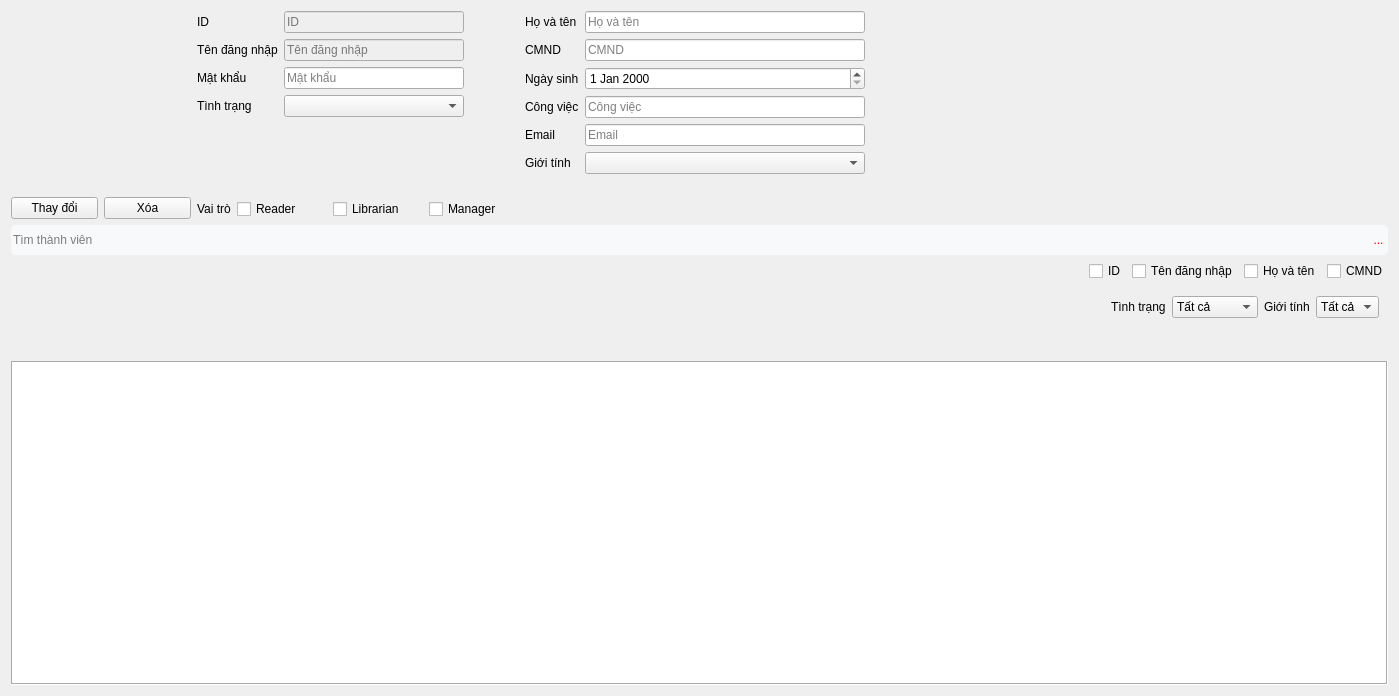
        <widget class="QWidget" name="thanhVienPage">
         <property name="geometry">
          <rect>
           <x>0</x>
           <y>0</y>
           <width>1399</width>
           <height>696</height>
          </rect>
         </property>
         <attribute name="icon">
          <iconset resource="resources.qrc">
           <normaloff>:/media/icons/madebyoliver/user-5.png</normaloff>:/media/icons/madebyoliver/user-5.png</iconset>
         </attribute>
         <attribute name="label">
          <string>Danh sách thành viên</string>
         </attribute>
         <layout class="QVBoxLayout" name="verticalLayout_34">
          <item>
           <layout class="QHBoxLayout" name="horizontalLayout_24">
            <item>
             <layout class="QHBoxLayout" name="horizontalLayout_23">
              <item>
               <layout class="QVBoxLayout" name="verticalLayout_33">
                <item>
                 <widget class="QLabel" name="avatar">
                  <property name="sizePolicy">
                   <sizepolicy hsizetype="Fixed" vsizetype="Fixed">
                    <horstretch>0</horstretch>
                    <verstretch>0</verstretch>
                   </sizepolicy>
                  </property>
                  <property name="minimumSize">
                   <size>
                    <width>180</width>
                    <height>180</height>
                   </size>
                  </property>
                  <property name="maximumSize">
                   <size>
                    <width>180</width>
                    <height>180</height>
                   </size>
                  </property>
                  <property name="text">
                   <string/>
                  </property>
                 </widget>
                </item>
                <item>
                 <layout class="QHBoxLayout" name="horizontalLayout_20">
                  <item>
                   <widget class="QPushButton" name="thayDoiButton">
                    <property name="text">
                     <string>Thay đổi</string>
                    </property>
                   </widget>
                  </item>
                  <item>
                   <widget class="QPushButton" name="xoaButton">
                    <property name="text">
                     <string>Xóa</string>
                    </property>
                   </widget>
                  </item>
                 </layout>
                </item>
               </layout>
              </item>
              <item>
               <layout class="QHBoxLayout" name="horizontalLayout_18">
                <item>
                 <layout class="QVBoxLayout" name="verticalLayout_32">
                  <item>
                   <layout class="QFormLayout" name="formLayout">
                    <item row="0" column="0">
                     <widget class="QLabel" name="label_11">
                      <property name="text">
                       <string>ID</string>
                      </property>
                     </widget>
                    </item>
                    <item row="0" column="1">
                     <widget class="QLineEdit" name="id">
                      <property name="enabled">
                       <bool>false</bool>
                      </property>
                      <property name="sizePolicy">
                       <sizepolicy hsizetype="Fixed" vsizetype="Fixed">
                        <horstretch>0</horstretch>
                        <verstretch>0</verstretch>
                       </sizepolicy>
                      </property>
                      <property name="minimumSize">
                       <size>
                        <width>180</width>
                        <height>0</height>
                       </size>
                      </property>
                      <property name="placeholderText">
                       <string>ID</string>
                      </property>
                     </widget>
                    </item>
                    <item row="1" column="0">
                     <widget class="QLabel" name="label">
                      <property name="text">
                       <string>Tên đăng nhập</string>
                      </property>
                     </widget>
                    </item>
                    <item row="1" column="1">
                     <widget class="QLineEdit" name="tenDangNhap">
                      <property name="enabled">
                       <bool>false</bool>
                      </property>
                      <property name="sizePolicy">
                       <sizepolicy hsizetype="Fixed" vsizetype="Fixed">
                        <horstretch>0</horstretch>
                        <verstretch>0</verstretch>
                       </sizepolicy>
                      </property>
                      <property name="minimumSize">
                       <size>
                        <width>180</width>
                        <height>0</height>
                       </size>
                      </property>
                      <property name="placeholderText">
                       <string>Tên đăng nhập</string>
                      </property>
                     </widget>
                    </item>
                    <item row="2" column="0">
                     <widget class="QLabel" name="label_2">
                      <property name="text">
                       <string>Mật khẩu</string>
                      </property>
                     </widget>
                    </item>
                    <item row="2" column="1">
                     <widget class="QLineEdit" name="matKhau">
                      <property name="sizePolicy">
                       <sizepolicy hsizetype="Fixed" vsizetype="Fixed">
                        <horstretch>0</horstretch>
                        <verstretch>0</verstretch>
                       </sizepolicy>
                      </property>
                      <property name="minimumSize">
                       <size>
                        <width>180</width>
                        <height>0</height>
                       </size>
                      </property>
                      <property name="text">
                       <string/>
                      </property>
                      <property name="echoMode">
                       <enum>QLineEdit::Password</enum>
                      </property>
                      <property name="placeholderText">
                       <string>Mật khẩu</string>
                      </property>
                      <property name="clearButtonEnabled">
                       <bool>true</bool>
                      </property>
                     </widget>
                    </item>
                    <item row="3" column="0">
                     <widget class="QLabel" name="label_4">
                      <property name="text">
                       <string>Tình trạng</string>
                      </property>
                     </widget>
                    </item>
                    <item row="3" column="1">
                     <widget class="QComboBox" name="tinhTrang">
                      <property name="sizePolicy">
                       <sizepolicy hsizetype="Fixed" vsizetype="Fixed">
                        <horstretch>0</horstretch>
                        <verstretch>0</verstretch>
                       </sizepolicy>
                      </property>
                      <property name="minimumSize">
                       <size>
                        <width>180</width>
                        <height>0</height>
                       </size>
                      </property>
                     </widget>
                    </item>
                   </layout>
                  </item>
                  <item>
                   <layout class="QHBoxLayout" name="horizontalLayout_19">
                    <property name="bottomMargin">
                     <number>0</number>
                    </property>
                    <item>
                     <widget class="QLabel" name="label_10">
                      <property name="text">
                       <string>Vai trò</string>
                      </property>
                     </widget>
                    </item>
                    <item>
                     <spacer name="horizontalSpacer_12">
                      <property name="orientation">
                       <enum>Qt::Horizontal</enum>
                      </property>
                      <property name="sizeHint" stdset="0">
                       <size>
                        <width>0</width>
                        <height>20</height>
                       </size>
                      </property>
                     </spacer>
                    </item>
                    <item>
                     <widget class="QCheckBox" name="reader">
                      <property name="minimumSize">
                       <size>
                        <width>90</width>
                        <height>0</height>
                       </size>
                      </property>
                      <property name="text">
                       <string>Reader</string>
                      </property>
                     </widget>
                    </item>
                    <item>
                     <widget class="QCheckBox" name="librarian">
                      <property name="minimumSize">
                       <size>
                        <width>90</width>
                        <height>0</height>
                       </size>
                      </property>
                      <property name="text">
                       <string>Librarian</string>
                      </property>
                     </widget>
                    </item>
                    <item>
                     <widget class="QCheckBox" name="manager">
                      <property name="minimumSize">
                       <size>
                        <width>90</width>
                        <height>0</height>
                       </size>
                      </property>
                      <property name="text">
                       <string>Manager</string>
                      </property>
                     </widget>
                    </item>
                   </layout>
                  </item>
                 </layout>
                </item>
                <item>
                 <layout class="QFormLayout" name="formLayout_3">
                  <item row="0" column="0">
                   <widget class="QLabel" name="label_6">
                    <property name="text">
                     <string>Họ và tên</string>
                    </property>
                   </widget>
                  </item>
                  <item row="0" column="1">
                   <widget class="QLineEdit" name="hoVaTen">
                    <property name="sizePolicy">
                     <sizepolicy hsizetype="Fixed" vsizetype="Fixed">
                      <horstretch>0</horstretch>
                      <verstretch>0</verstretch>
                     </sizepolicy>
                    </property>
                    <property name="minimumSize">
                     <size>
                      <width>280</width>
                      <height>0</height>
                     </size>
                    </property>
                    <property name="placeholderText">
                     <string>Họ và tên</string>
                    </property>
                   </widget>
                  </item>
                  <item row="1" column="0">
                   <widget class="QLabel" name="label_5">
                    <property name="text">
                     <string>CMND</string>
                    </property>
                   </widget>
                  </item>
                  <item row="1" column="1">
                   <widget class="QLineEdit" name="CMND">
                    <property name="sizePolicy">
                     <sizepolicy hsizetype="Fixed" vsizetype="Fixed">
                      <horstretch>0</horstretch>
                      <verstretch>0</verstretch>
                     </sizepolicy>
                    </property>
                    <property name="minimumSize">
                     <size>
                      <width>280</width>
                      <height>0</height>
                     </size>
                    </property>
                    <property name="placeholderText">
                     <string>CMND</string>
                    </property>
                   </widget>
                  </item>
                  <item row="2" column="0">
                   <widget class="QLabel" name="label_7">
                    <property name="text">
                     <string>Ngày sinh</string>
                    </property>
                   </widget>
                  </item>
                  <item row="2" column="1">
                   <widget class="QDateEdit" name="ngaySinh">
                    <property name="minimumSize">
                     <size>
                      <width>280</width>
                      <height>0</height>
                     </size>
                    </property>
                   </widget>
                  </item>
                  <item row="3" column="0">
                   <widget class="QLabel" name="label_8">
                    <property name="text">
                     <string>Công việc</string>
                    </property>
                   </widget>
                  </item>
                  <item row="3" column="1">
                   <widget class="QLineEdit" name="congViec">
                    <property name="sizePolicy">
                     <sizepolicy hsizetype="Fixed" vsizetype="Fixed">
                      <horstretch>0</horstretch>
                      <verstretch>0</verstretch>
                     </sizepolicy>
                    </property>
                    <property name="minimumSize">
                     <size>
                      <width>280</width>
                      <height>0</height>
                     </size>
                    </property>
                    <property name="placeholderText">
                     <string>Công việc</string>
                    </property>
                   </widget>
                  </item>
                  <item row="4" column="0">
                   <widget class="QLabel" name="label_3">
                    <property name="text">
                     <string>Email</string>
                    </property>
                   </widget>
                  </item>
                  <item row="4" column="1">
                   <widget class="QLineEdit" name="email">
                    <property name="sizePolicy">
                     <sizepolicy hsizetype="Fixed" vsizetype="Fixed">
                      <horstretch>0</horstretch>
                      <verstretch>0</verstretch>
                     </sizepolicy>
                    </property>
                    <property name="minimumSize">
                     <size>
                      <width>280</width>
                      <height>0</height>
                     </size>
                    </property>
                    <property name="placeholderText">
                     <string>Email</string>
                    </property>
                   </widget>
                  </item>
                  <item row="5" column="0">
                   <widget class="QLabel" name="label_9">
                    <property name="text">
                     <string>Giới tính</string>
                    </property>
                   </widget>
                  </item>
                  <item row="5" column="1">
                   <widget class="QComboBox" name="gioiTinh">
                    <property name="sizePolicy">
                     <sizepolicy hsizetype="Fixed" vsizetype="Fixed">
                      <horstretch>0</horstretch>
                      <verstretch>0</verstretch>
                     </sizepolicy>
                    </property>
                    <property name="minimumSize">
                     <size>
                      <width>280</width>
                      <height>0</height>
                     </size>
                    </property>
                   </widget>
                  </item>
                 </layout>
                </item>
               </layout>
              </item>
             </layout>
            </item>
            <item>
             <spacer name="horizontalSpacer_3">
              <property name="orientation">
               <enum>Qt::Horizontal</enum>
              </property>
              <property name="sizeHint" stdset="0">
               <size>
                <width>40</width>
                <height>20</height>
               </size>
              </property>
             </spacer>
            </item>
           </layout>
          </item>
          <item>
           <layout class="QVBoxLayout" name="verticalLayout_20">
            <item>
             <layout class="QHBoxLayout" name="horizontalLayout_27">
              <property name="spacing">
               <number>0</number>
              </property>
              <item>
               <widget class="QLineEdit" name="thanhTimKiem_2">
                <property name="minimumSize">
                 <size>
                  <width>0</width>
                  <height>30</height>
                 </size>
                </property>
                <property name="styleSheet">
                 <string notr="true">border-top-left-radius: 5px;
border-bottom-left-radius: 5px;
border-style: outset;
border-color: rgb(72, 72, 72);
background-color: #f8f9fa;
color: black;</string>
                </property>
                <property name="text">
                 <string/>
                </property>
                <property name="placeholderText">
                 <string>Tìm thành viên</string>
                </property>
               </widget>
              </item>
              <item>
               <widget class="QToolButton" name="timKiemButton_2">
                <property name="minimumSize">
                 <size>
                  <width>0</width>
                  <height>30</height>
                 </size>
                </property>
                <property name="autoFillBackground">
                 <bool>false</bool>
                </property>
                <property name="styleSheet">
                 <string notr="true">border-top-right-radius: 5px;
border-bottom-right-radius: 5px;
border-style: outset;
border-color: rgb(72, 72, 72);
background-color: #f8f9fa;
color: red;</string>
                </property>
                <property name="text">
                 <string>...</string>
                </property>
                <property name="icon">
                 <iconset resource="resources.qrc">
                  <normaloff>:/media/icons/Pixel perfect/search_bar.png</normaloff>:/media/icons/Pixel perfect/search_bar.png</iconset>
                </property>
                <property name="iconSize">
                 <size>
                  <width>20</width>
                  <height>25</height>
                 </size>
                </property>
               </widget>
              </item>
             </layout>
            </item>
            <item>
             <layout class="QHBoxLayout" name="horizontalLayout_28">
              <property name="bottomMargin">
               <number>0</number>
              </property>
              <item>
               <spacer name="horizontalSpacer_13">
                <property name="orientation">
                 <enum>Qt::Horizontal</enum>
                </property>
                <property name="sizeHint" stdset="0">
                 <size>
                  <width>40</width>
                  <height>20</height>
                 </size>
                </property>
               </spacer>
              </item>
              <item>
               <widget class="QCheckBox" name="f_id">
                <property name="text">
                 <string>ID</string>
                </property>
               </widget>
              </item>
              <item>
               <widget class="QCheckBox" name="f_tendangnhap">
                <property name="text">
                 <string>Tên đăng nhập</string>
                </property>
               </widget>
              </item>
              <item>
               <widget class="QCheckBox" name="f_hovaten">
                <property name="text">
                 <string>Họ và tên</string>
                </property>
               </widget>
              </item>
              <item>
               <widget class="QCheckBox" name="f_cmnd">
                <property name="text">
                 <string>CMND</string>
                </property>
               </widget>
              </item>
             </layout>
            </item>
            <item>
             <widget class="QWidget" name="widget" native="true">
              <layout class="QHBoxLayout" name="horizontalLayout_29">
               <property name="bottomMargin">
                <number>1</number>
               </property>
               <item>
                <spacer name="horizontalSpacer_14">
                 <property name="orientation">
                  <enum>Qt::Horizontal</enum>
                 </property>
                 <property name="sizeHint" stdset="0">
                  <size>
                   <width>40</width>
                   <height>20</height>
                  </size>
                 </property>
                </spacer>
               </item>
               <item>
                <widget class="QLabel" name="label_14">
                 <property name="text">
                  <string>Tình trạng</string>
                 </property>
                </widget>
               </item>
               <item>
                <widget class="QComboBox" name="combo_tinhtrang">
                 <item>
                  <property name="text">
                   <string>Tất cả</string>
                  </property>
                 </item>
                 <item>
                  <property name="text">
                   <string>Hoạt động</string>
                  </property>
                 </item>
                 <item>
                  <property name="text">
                   <string>Bị khóa</string>
                  </property>
                 </item>
                </widget>
               </item>
               <item>
                <widget class="QLabel" name="label_13">
                 <property name="text">
                  <string>Giới tính</string>
                 </property>
                </widget>
               </item>
               <item>
                <widget class="QComboBox" name="combo_gioitinh">
                 <item>
                  <property name="text">
                   <string>Tất cả</string>
                  </property>
                 </item>
                 <item>
                  <property name="text">
                   <string>Nam</string>
                  </property>
                 </item>
                 <item>
                  <property name="text">
                   <string>Nữ</string>
                  </property>
                 </item>
                </widget>
               </item>
              </layout>
             </widget>
            </item>
            <item>
             <widget class="QWidget" name="widget_2" native="true">
              <layout class="QHBoxLayout" name="horizontalLayout_30">
               <property name="bottomMargin">
                <number>1</number>
               </property>
               <item>
                <spacer name="horizontalSpacer_15">
                 <property name="orientation">
                  <enum>Qt::Horizontal</enum>
                 </property>
                 <property name="sizeHint" stdset="0">
                  <size>
                   <width>40</width>
                   <height>20</height>
                  </size>
                 </property>
                </spacer>
               </item>
              </layout>
             </widget>
            </item>
            <item>
             <widget class="QTableView" name="danhSachThanhVien">
              <property name="styleSheet">
               <string notr="true">background-color: white;
color: black;</string>
              </property>
              <property name="frameShape">
               <enum>QFrame::Box</enum>
              </property>
              <property name="editTriggers">
               <set>QAbstractItemView::NoEditTriggers</set>
              </property>
              <property name="alternatingRowColors">
               <bool>true</bool>
              </property>
              <property name="selectionMode">
               <enum>QAbstractItemView::ExtendedSelection</enum>
              </property>
              <property name="selectionBehavior">
               <enum>QAbstractItemView::SelectItems</enum>
              </property>
              <property name="sortingEnabled">
               <bool>true</bool>
              </property>
              <attribute name="horizontalHeaderVisible">
               <bool>false</bool>
              </attribute>
              <attribute name="horizontalHeaderCascadingSectionResizes">
               <bool>true</bool>
              </attribute>
              <attribute name="horizontalHeaderDefaultSectionSize">
               <number>125</number>
              </attribute>
              <attribute name="horizontalHeaderStretchLastSection">
               <bool>true</bool>
              </attribute>
              <attribute name="verticalHeaderCascadingSectionResizes">
               <bool>true</bool>
              </attribute>
             </widget>
            </item>
           </layout>
          </item>
         </layout>
        </widget>
